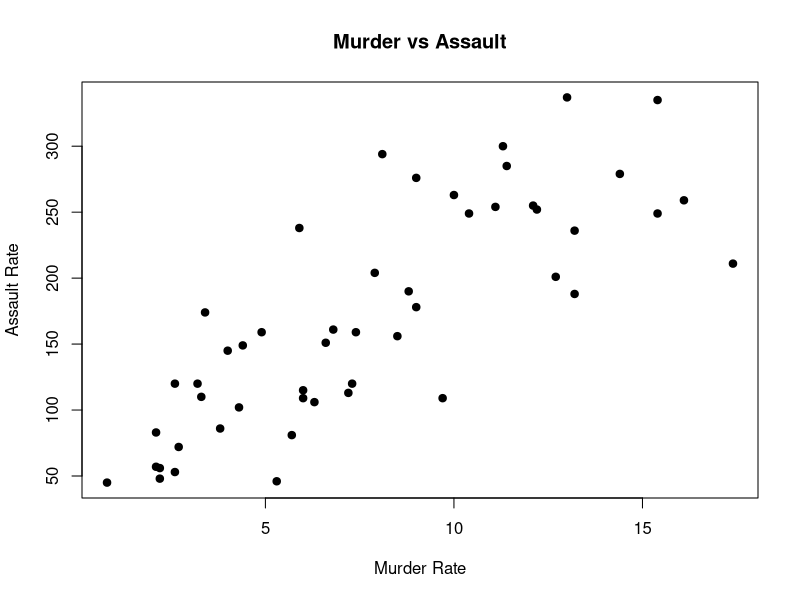
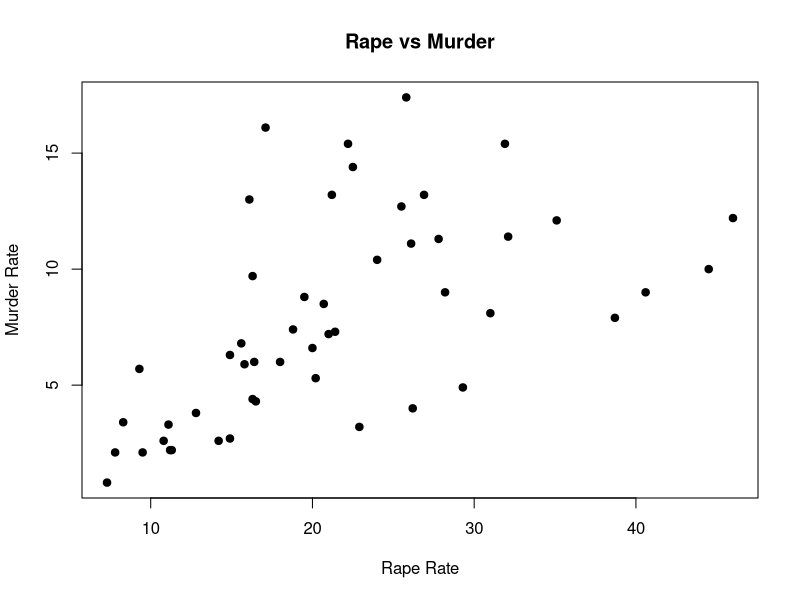
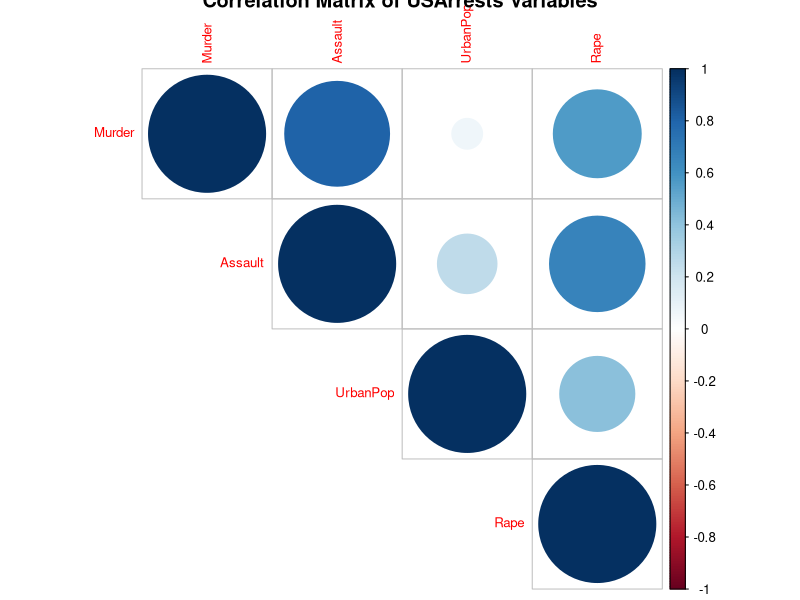
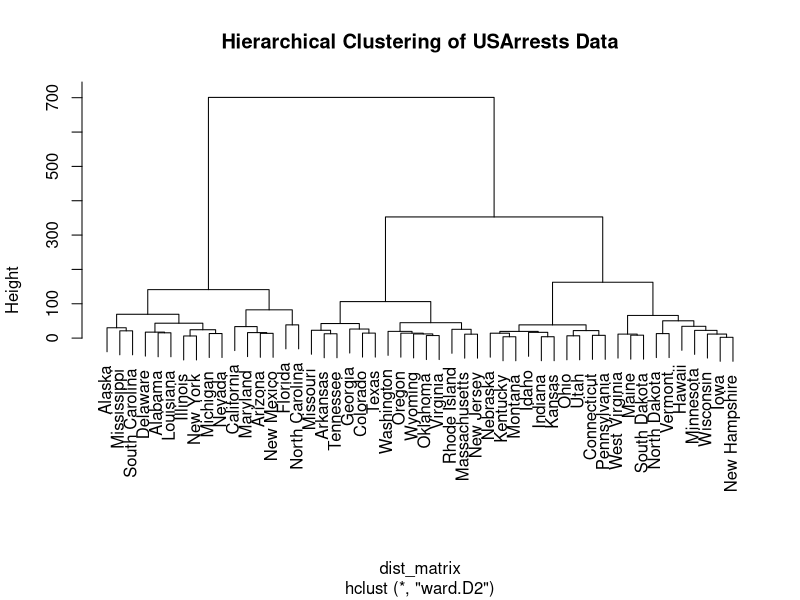
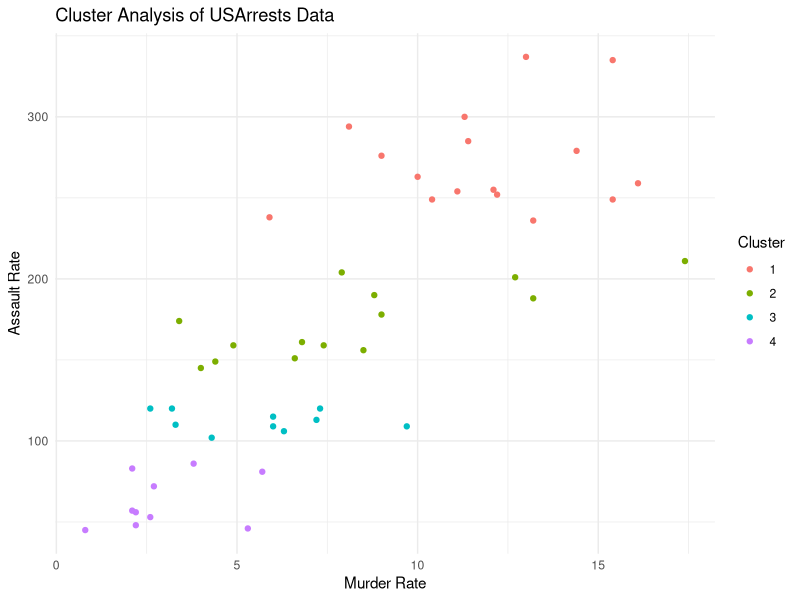

R code for these plots, in order: (Note: this script raises an error after producing the figures.)
# 데이터셋 로드 및 기본 정보 확인
# 데이터셋 로드
data(USArrests)

# 데이터셋 요약
summary(USArrests)

# 데이터셋 구조 확인
str(USArrests)

# 상위 6개의 행 보기
head(USArrests)


# 기본 통계량 계산
# 각 변수의 기본 통계량
summary(USArrests)

# 각 변수별 평균
colMeans(USArrests)

# 각 변수별 표준편차
apply(USArrests, 2, sd)


# 변수 간의 관계 시각화
# 살인 사건 수와 폭력 사건 수 간의 산점도
plot(USArrests$Murder, USArrests$Assault,
     main="Murder vs Assault",
     xlab="Murder Rate", ylab="Assault Rate",
     pch=19)

# 강간 사건 수와 살인 사건 수 간의 산점도
plot(USArrests$Rape, USArrests$Murder,
     main="Rape vs Murder",
     xlab="Rape Rate", ylab="Murder Rate",
     pch=19)


# 상관 행렬 및 시각화
# 상관 행렬 계산
cor_matrix <- cor(USArrests)
print(cor_matrix)

# 상관 행렬 시각화
library(corrplot)
corrplot(cor_matrix, method="circle", type="upper", 
         tl.cex=0.8, title="Correlation Matrix of USArrests Variables")


# 주별 군집 분석 (클러스터링)
# 거리 행렬 계산
dist_matrix <- dist(USArrests)

# 계층적 군집 분석
hc <- hclust(dist_matrix, method="ward.D2")
plot(hc, main="Hierarchical Clustering of USArrests Data")

# 클러스터 수 지정
clusters <- cutree(hc, k=4)

# 군집 결과를 데이터프레임에 추가
USArrests$Cluster <- as.factor(clusters)

# 군집별 평균 시각화
library(ggplot2)
ggplot(USArrests, aes(x=Murder, y=Assault, color=Cluster)) +
  geom_point() +
  labs(title="Cluster Analysis of USArrests Data",
       x="Murder Rate", y="Assault Rate") +
  theme_minimal()


# 주성분 분석 (PCA)
# PCA 수행
pca_result <- prcomp(USArrests, center=TRUE, scale.=TRUE)

# PCA 결과 요약
summary(pca_result)

# PCA 결과 시각화
biplot(pca_result, main="PCA Biplot of USArrests Data")

# 주성분의 비율
pca_var <- pca_result$sdev^2
pca_var_ratio <- pca_var / sum(pca_var)
print(pca_var_ratio)


# 선형 회귀 분석
# 폭력 사건 수를 살인 사건 수로 예측하는 선형 회귀 모델
lm_model <- lm(Assault ~ Murder + Rape + UrbanPop, data=USArrests)
summary(lm_model)

# 회귀 직선 시각화
plot(USArrests$Murder, USArrests$Assault,
     main="Regression of Assault on Murder",
     xlab="Murder Rate", ylab="Assault Rate", pch=19)
abline(lm_model, col="red")


# 도시 인구 비율에 따른 강간 사건 수 분석
# 도시 인구 비율에 따른 강간 사건 수의 산점도
plot(USArrests$UrbanPop, USArrests$Rape,
     main="Rape Rate vs Urban Population",
     xlab="Urban Population (%)", ylab="Rape Rate",
     pch=19)

# 선형 회귀 모델
lm_model_urban <- lm(Rape ~ UrbanPop, data=USArrests)
abline(lm_model_urban, col="blue")